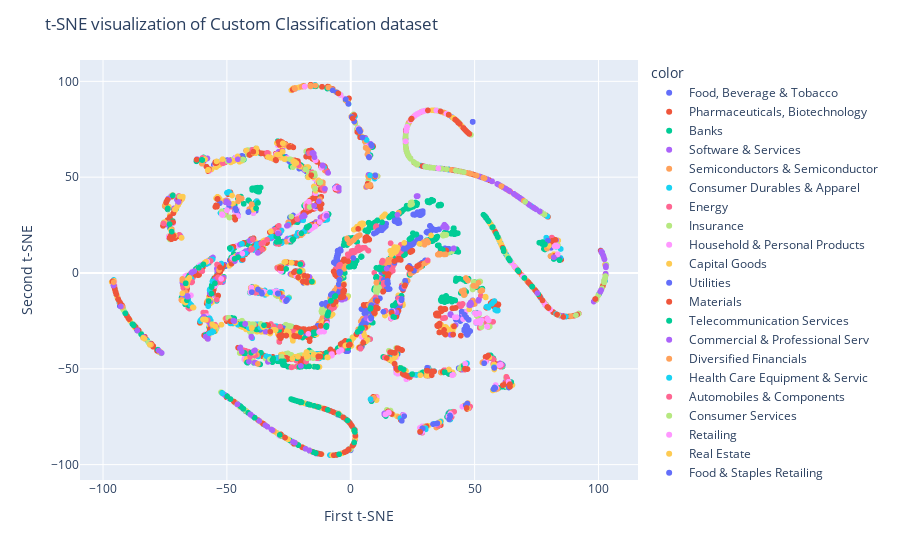

The notebook cell saved with this chart:
### Code cell
fig = px.scatter(x=X_tsne[:, 0], y=X_tsne[:, 1], color=cols)
fig.update_layout(
    title="t-SNE visualization of Custom Classification dataset",
    xaxis_title="First t-SNE",
    yaxis_title="Second t-SNE",
)
fig.show()

### Figure 1 — Plotly figure (JSON) as saved in the notebook; plotly's stock layout.template omitted (floating-point values rounded to 4 significant figures; data arrays with more than 128 entries replaced by an {"elided": "..."} marker saying what was removed)
{"data": [{"hovertemplate": "color=Food, Beverage & Tobacco<br>x=%{x}<br>y=%{y}<extra></extra>", "legendgroup": "Food, Beverage & Tobacco", "marker": {"color": "#636efa", "symbol": "circle"}, "mode": "markers", "name": "Food, Beverage & Tobacco", "showlegend": true, "type": "scattergl", "x": {"elided": "411 float values"}, "xaxis": "x", "y": {"elided": "411 float values"}, "yaxis": "y"}, {"hovertemplate": "color=Pharmaceuticals, Biotechnology<br>x=%{x}<br>y=%{y}<extra></extra>", "legendgroup": "Pharmaceuticals, Biotechnology", "marker": {"color": "#EF553B", "symbol": "circle"}, "mode": "markers", "name": "Pharmaceuticals, Biotechnology", "showlegend": true, "type": "scattergl", "x": {"elided": "443 float values"}, "xaxis": "x", "y": {"elided": "443 float values"}, "yaxis": "y"}, {"hovertemplate": "color=Banks<br>x=%{x}<br>y=%{y}<extra></extra>", "legendgroup": "Banks", "marker": {"color": "#00cc96", "symbol": "circle"}, "mode": "markers", "name": "Banks", "showlegend": true, "type": "scattergl", "x": {"elided": "767 float values"}, "xaxis": "x", "y": {"elided": "767 float values"}, "yaxis": "y"}, {"hovertemplate": "color=Software & Services<br>x=%{x}<br>y=%{y}<extra></extra>", "legendgroup": "Software & Services", "marker": {"color": "#ab63fa", "symbol": "circle"}, "mode": "markers", "name": "Software & Services", "showlegend": true, "type": "scattergl", "x": {"elided": "280 float values"}, "xaxis": "x", "y": {"elided": "280 float values"}, "yaxis": "y"}, {"hovertemplate": "color=Semiconductors & Semiconductor<br>x=%{x}<br>y=%{y}<extra></extra>", "legendgroup": "Semiconductors & Semiconductor", "marker": {"color": "#FFA15A", "symbol": "circle"}, "mode": "markers", "name": "Semiconductors & Semiconductor", "showlegend": true, "type": "scattergl", "x": [-7.677, -5.548, -0.9618, -7.663, -2.125, 6.838, -40.95, 3.132, -95.12, 57.33, -18.6, 6.759, -14.17, -14.17, 0.8777, 0.3554, -11.62, -9.435, 9.736, 49.17, -18.6, 0.272, -4.134, -2.125, -2.125, -5.548, 6.296, -39.74, -7.323, 39.51, 6.567, 49.93, 10.39, -9.435, -2.125, 6.759, 15.5, 5.885, -49.69, -49.68, 49.18, -10.83, -5.924, -4.451, 9.044, 22.79, 7.044, -6.182, -6.469, -5.563, -5.924, 48.49, -6.182, 4.548, -50.58, 8.161, 7.196, 8.6, 8.691, 20.25, -6.523, 49.38, 8.161, 8.553, -5.586, -10.93, -6.616, 49.37, -5.88, -8.314, -5.734, -6.507, 81.95, -8.314, 22.96, -50.6, -11.3, -11.87, -11.52, 3.03, -16.79, -11.74, 18.59, 4.764, -2.795, -11.16, 51.55, -13.03, -11.05, -16.79, -11.33, -11.74, 3.239, -12.94, -11.4, 4.194, 4.056, -17.28, -2.804, 28.11, 47.85], "xaxis": "x", "y": [95.69, 94.18, 88.28, 95.82, 90.21, 65.85, 33.35, 75.04, -8.939, -61.22, 97.28, 65.98, 97.43, 97.43, 81.96, 81.45, 97.15, 96.26, 50.87, -16.41, 97.28, 81.58, 92.93, 90.21, 90.21, 94.18, 67.06, -8.205, 95.37, -75.25, 45.35, -16.18, -64.55, 96.26, 90.21, 65.98, -72.9, 70.42, 37.64, 37.65, -16.44, -23.36, -8.525, -1.334, -14.03, -4.303, -22.95, -8.872, -9.27, -8.157, -8.525, -15.33, -8.872, -24.5, 37.78, -15.49, -21.25, -14.87, -14.73, -15.04, -9.349, -14.51, -15.49, -14.79, -7.547, -22.24, -9.478, -14.45, -8.46, -13.22, -8.196, -9.323, 8.179, -13.22, -3.979, 37.8, -23.93, -24.84, -24.32, -29.36, -30.91, -25.02, -17.11, -23.89, -39.13, -22.81, -14.54, -26.6, -22.43, -30.91, -23.17, -25.02, -29.69, -26.46, -23.5, -25.04, -25.32, -31.06, -39.19, 4.411, -16.96], "yaxis": "y"}, {"hovertemplate": "color=Consumer Durables & Apparel<br>x=%{x}<br>y=%{y}<extra></extra>", "legendgroup": "Consumer Durables & Apparel", "marker": {"color": "#19d3f3", "symbol": "circle"}, "mode": "markers", "name": "Consumer Durables & Apparel", "showlegend": true, "type": "scattergl", "x": {"elided": "385 float values"}, "xaxis": "x", "y": {"elided": "385 float values"}, "yaxis": "y"}, {"hovertemplate": "color=Energy<br>x=%{x}<br>y=%{y}<extra></extra>", "legendgroup": "Energy", "marker": {"color": "#FF6692", "symbol": "circle"}, "mode": "markers", "name": "Energy", "showlegend": true, "type": "scattergl", "x": {"elided": "311 float values"}, "xaxis": "x", "y": {"elided": "311 float values"}, "yaxis": "y"}, {"hovertemplate": "color=Insurance<br>x=%{x}<br>y=%{y}<extra></extra>", "legendgroup": "Insurance", "marker": {"color": "#B6E880", "symbol": "circle"}, "mode": "markers", "name": "Insurance", "showlegend": true, "type": "scattergl", "x": {"elided": "497 float values"}, "xaxis": "x", "y": {"elided": "497 float values"}, "yaxis": "y"}, {"hovertemplate": "color=Household & Personal Products<br>x=%{x}<br>y=%{y}<extra></extra>", "legendgroup": "Household & Personal Products", "marker": {"color": "#FF97FF", "symbol": "circle"}, "mode": "markers", "name": "Household & Personal Products", "showlegend": true, "type": "scattergl", "x": {"elided": "208 float values"}, "xaxis": "x", "y": {"elided": "208 float values"}, "yaxis": "y"}, {"hovertemplate": "color=Capital Goods<br>x=%{x}<br>y=%{y}<extra></extra>", "legendgroup": "Capital Goods", "marker": {"color": "#FECB52", "symbol": "circle"}, "mode": "markers", "name": "Capital Goods", "showlegend": true, "type": "scattergl", "x": {"elided": "1066 float values"}, "xaxis": "x", "y": {"elided": "1066 float values"}, "yaxis": "y"}, {"hovertemplate": "color=Utilities<br>x=%{x}<br>y=%{y}<extra></extra>", "legendgroup": "Utilities", "marker": {"color": "#636efa", "symbol": "circle"}, "mode": "markers", "name": "Utilities", "showlegend": true, "type": "scattergl", "x": {"elided": "531 float values"}, "xaxis": "x", "y": {"elided": "531 float values"}, "yaxis": "y"}, {"hovertemplate": "color=Materials<br>x=%{x}<br>y=%{y}<extra></extra>", "legendgroup": "Materials", "marker": {"color": "#EF553B", "symbol": "circle"}, "mode": "markers", "name": "Materials", "showlegend": true, "type": "scattergl", "x": {"elided": "806 float values"}, "xaxis": "x", "y": {"elided": "806 float values"}, "yaxis": "y"}, {"hovertemplate": "color=Telecommunication Services<br>x=%{x}<br>y=%{y}<extra></extra>", "legendgroup": "Telecommunication Services", "marker": {"color": "#00cc96", "symbol": "circle"}, "mode": "markers", "name": "Telecommunication Services", "showlegend": true, "type": "scattergl", "x": {"elided": "433 float values"}, "xaxis": "x", "y": {"elided": "433 float values"}, "yaxis": "y"}, {"hovertemplate": "color=Commercial & Professional Serv<br>x=%{x}<br>y=%{y}<extra></extra>", "legendgroup": "Commercial & Professional Serv", "marker": {"color": "#ab63fa", "symbol": "circle"}, "mode": "markers", "name": "Commercial & Professional Serv", "showlegend": true, "type": "scattergl", "x": {"elided": "239 float values"}, "xaxis": "x", "y": {"elided": "239 float values"}, "yaxis": "y"}, {"hovertemplate": "color=Diversified Financials<br>x=%{x}<br>y=%{y}<extra></extra>", "legendgroup": "Diversified Financials", "marker": {"color": "#FFA15A", "symbol": "circle"}, "mode": "markers", "name": "Diversified Financials", "showlegend": true, "type": "scattergl", "x": {"elided": "334 float values"}, "xaxis": "x", "y": {"elided": "334 float values"}, "yaxis": "y"}, {"hovertemplate": "color=Health Care Equipment & Servic<br>x=%{x}<br>y=%{y}<extra></extra>", "legendgroup": "Health Care Equipment & Servic", "marker": {"color": "#19d3f3", "symbol": "circle"}, "mode": "markers", "name": "Health Care Equipment & Servic", "showlegend": true, "type": "scattergl", "x": {"elided": "201 float values"}, "xaxis": "x", "y": {"elided": "201 float values"}, "yaxis": "y"}, {"hovertemplate": "color=Automobiles & Components<br>x=%{x}<br>y=%{y}<extra></extra>", "legendgroup": "Automobiles & Components", "marker": {"color": "#FF6692", "symbol": "circle"}, "mode": "markers", "name": "Automobiles & Components", "showlegend": true, "type": "scattergl", "x": {"elided": "327 float values"}, "xaxis": "x", "y": {"elided": "327 float values"}, "yaxis": "y"}, {"hovertemplate": "color=Consumer Services<br>x=%{x}<br>y=%{y}<extra></extra>", "legendgroup": "Consumer Services", "marker": {"color": "#B6E880", "symbol": "circle"}, "mode": "markers", "name": "Consumer Services", "showlegend": true, "type": "scattergl", "x": {"elided": "219 float values"}, "xaxis": "x", "y": {"elided": "219 float values"}, "yaxis": "y"}, {"hovertemplate": "color=Retailing<br>x=%{x}<br>y=%{y}<extra></extra>", "legendgroup": "Retailing", "marker": {"color": "#FF97FF", "symbol": "circle"}, "mode": "markers", "name": "Retailing", "showlegend": true, "type": "scattergl", "x": {"elided": "192 float values"}, "xaxis": "x", "y": {"elided": "192 float values"}, "yaxis": "y"}, {"hovertemplate": "color=Real Estate<br>x=%{x}<br>y=%{y}<extra></extra>", "legendgroup": "Real Estate", "marker": {"color": "#FECB52", "symbol": "circle"}, "mode": "markers", "name": "Real Estate", "showlegend": true, "type": "scattergl", "x": {"elided": "226 float values"}, "xaxis": "x", "y": {"elided": "226 float values"}, "yaxis": "y"}, {"hovertemplate": "color=Food & Staples Retailing<br>x=%{x}<br>y=%{y}<extra></extra>", "legendgroup": "Food & Staples Retailing", "marker": {"color": "#636efa", "symbol": "circle"}, "mode": "markers", "name": "Food & Staples Retailing", "showlegend": true, "type": "scattergl", "x": [-5.552, 0.3719, 3.781, 1.414, -46.22, 44.76, 33.2, 0.4281, -0.9557, 9.917, 0.453, 0.5882, -1.974, -29.45, 4.714, -37.45, 1.415, -7.259, 3.402, 20.61, 47.63, -41.32, 34.53, 79.59, -7.89, -4.592, -7.89, 13.19, 8.3, 8.366, 8.131, 20.5, -8.018, 20.56, 8.238, -7.891, 8.228, -7.838, 8.202, -7.89, -7.89, 8.161, 20.49, -7.714, 8.312, 8.154, 8.204, -7.891, 20.48, 8.258, 8.304, 8.27, -46.59, 8.293, 16.44, -4.872, -4.617, 15.04, 21.95, -4.293, 14.77, 25.53, -41.3, 14.93, -4.428, -7.245, -4.339, -4.428, -4.339, -4.427, -4.462, 21.95, 14.9, 14.8, 14.87, 14.8, 9.999, -4.339, -4.583, 14.78, 1.074, -4.349, 3.761, -7.396, 46.8, 63.79, 46.68, 21.55, 30.87, 40.07, 58.35, 30.87, 40.16, 28.07, 47.59, 53.86, -25.76, 58.06, -35.83, 46.43, 47.04, 57.94, -41.29, 79.59, -36.07, 7.333, -26.1, 45.96, 3.237, -25.84, 8.388, 28.88, 34.98, 7.433, 57.64, 34.62, 8.497, -26.12, -39.97, 53.85, 39.72, 47.62, -41.3, 29.07], "xaxis": "x", "y": [94.18, 81.37, 73.82, 79.08, 32.71, -20.17, -78.88, 81.33, 88.27, 51.0, 81.28, 81.03, 90.7, -10.64, 70.7, -8.584, 79.08, 95.34, 74.92, -77.17, -24.47, 31.81, -78.65, 16.89, -11.3, -3.512, -11.3, -20.24, -23.75, -16.74, -20.03, -13.75, -11.47, -13.5, -23.66, -11.3, -23.81, -11.23, -17.25, -11.3, -11.3, -19.72, -14.21, -10.96, -23.39, -22.94, -17.02, -11.3, -14.14, -23.57, -17.23, -16.9, 33.69, -17.26, -20.03, -5.888, 0.6085, -5.548, -4.099, 0.5024, -4.977, 1.137, 31.81, -4.162, -0.2701, -10.77, 0.3604, -0.2706, 0.3597, -0.2706, 0.5486, -4.059, -4.397, -5.384, -5.301, -5.35, -14.26, 0.3595, -3.632, -4.977, 7.811, 0.3158, -30.4, -10.96, -70.4, -59.78, -23.18, -74.71, -49.46, -74.37, -60.07, -49.44, -74.96, -82.95, -24.41, -47.1, -14.04, -59.75, -10.83, -69.04, -68.13, -49.55, 31.8, 16.89, -10.07, 60.55, -14.54, -21.82, 74.93, -14.19, 66.9, -81.05, -78.44, 60.28, -60.51, -78.62, 66.61, -14.66, -10.01, -47.09, -76.4, -24.45, 31.81, -81.19], "yaxis": "y"}, {"hovertemplate": "color=Transportation<br>x=%{x}<br>y=%{y}<extra></extra>", "legendgroup": "Transportation", "marker": {"color": "#EF553B", "symbol": "circle"}, "mode": "markers", "name": "Transportation", "showlegend": true, "type": "scattergl", "x": {"elided": "273 float values"}, "xaxis": "x", "y": {"elided": "273 float values"}, "yaxis": "y"}, {"hovertemplate": "color=Media & Entertainment<br>x=%{x}<br>y=%{y}<extra></extra>", "legendgroup": "Media & Entertainment", "marker": {"color": "#00cc96", "symbol": "circle"}, "mode": "markers", "name": "Media & Entertainment", "showlegend": true, "type": "scattergl", "x": {"elided": "181 float values"}, "xaxis": "x", "y": {"elided": "181 float values"}, "yaxis": "y"}, {"hovertemplate": "color=Technology Hardware & Equipmen<br>x=%{x}<br>y=%{y}<extra></extra>", "legendgroup": "Technology Hardware & Equipmen", "marker": {"color": "#ab63fa", "symbol": "circle"}, "mode": "markers", "name": "Technology Hardware & Equipmen", "showlegend": true, "type": "scattergl", "x": [-9.771, -15.27, -11.41, -49.11, -9.116, -4.85, 48.37, -15.49, -11.25, -19.74, -15.17, -37.49, -15.49, -45.62, -11.21, -4.85, -29.38, -18.63, -14.91, -25.52, -14.79, -4.85, -25.77, -14.64, -18.87, -25.62, -12.89, -18.87, -49.26, -10.42, -69.51, 38.31, 41.57, 37.8, 26.58, 38.19, 26.89, 38.31, 37.7, 26.84, 37.77, 41.51, 38.25, 26.58, 38.36, 26.89, 26.89, 37.6, 26.62, 26.65, 26.67, 37.81, 26.89, 26.8, 26.76, 37.75, 26.67, 38.77, 38.81, 27.06, 41.47, 38.35, 26.67, 48.01, 37.25, 18.84, 48.46, -16.73, -40.51, -40.51, -45.73, -22.57, 48.59, -31.62, -23.31, -34.48, -86.22, -18.24, -33.67, -40.51, -36.93, -31.99, -76.34, 51.6, 81.95, -92.82, 76.3, 103.0, 101.1, 103.0, 72.2, 100.8, 102.4, 101.8, 101.2, 75.35, 102.4, 47.9, 102.0, 73.88, 103.0, 47.82, -50.2, -40.06, -42.6, -40.15, -63.19, -20.09, -65.88, -47.41, 48.51, -65.88, -46.96, -39.08, -38.63, -42.66, -43.98, -65.85, -49.28, 51.54, 14.46], "xaxis": "x", "y": [29.82, 62.71, 56.2, 58.81, 52.23, 44.53, -15.43, 62.56, 55.9, 29.28, 62.64, 10.51, 62.56, 59.34, 56.09, 44.53, 20.64, 29.73, 62.28, 24.82, 35.07, 44.53, 24.61, 60.42, 30.18, 24.71, 37.41, 30.18, 36.49, 43.93, 37.05, 24.43, 12.88, 24.02, 40.09, 24.28, 40.11, 24.43, 24.05, 40.11, 24.04, 12.69, 24.22, 40.09, 24.39, 40.11, 40.11, 24.05, 40.09, 40.09, 40.09, 25.2, 40.11, 40.1, 40.1, 24.04, 40.09, 23.68, 23.66, 40.14, 12.78, 24.4, 40.09, -16.92, 24.02, 30.33, -16.71, -92.58, -73.86, -73.86, -68.51, -88.59, -16.16, -82.0, -88.16, -79.48, -30.04, -91.74, -80.2, -73.86, -77.23, -81.68, -41.74, -14.2, 8.176, -17.45, 32.1, 2.933, -8.922, 2.932, 35.45, -9.742, 7.136, 9.321, 11.18, -10.5, 7.137, -16.32, 8.742, 34.03, 3.686, -16.79, 37.43, -33.62, -26.47, -33.19, 0.9499, -48.51, -12.01, -24.86, -16.18, -12.19, -25.1, -40.68, -40.36, -26.64, -41.1, -12.4, 36.48, -14.55, 2.286], "yaxis": "y"}], "layout": {"legend": {"title": {"text": "color"}, "tracegroupgap": 0}, "margin": {"t": 60}, "title": {"text": "t-SNE visualization of Custom Classification dataset"}, "xaxis": {"anchor": "y", "domain": [0, 1], "title": {"text": "First t-SNE"}}, "yaxis": {"anchor": "x", "domain": [0, 1], "title": {"text": "Second t-SNE"}}}}
